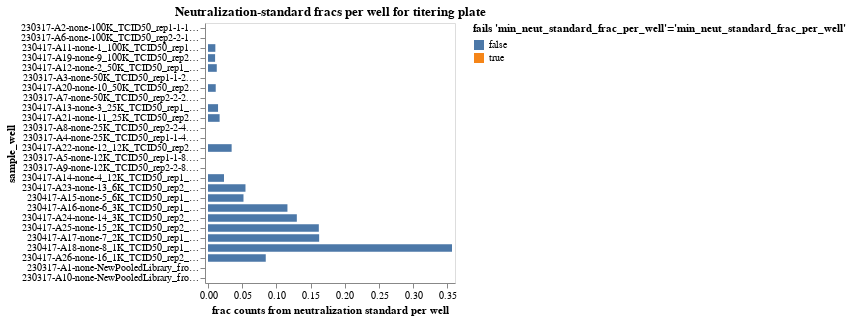

Source (notebook cell):
### Markdown cell above
## Fraction of counts from neutralization standard
Determine the fraction of counts from the neutralization standard in each sample, and make sure this fraction passess the QC threshold.

### Code cell
neut_standard_fracs = (
    counts.assign(
        neut_standard_count=lambda x: x["count"] * x["neut_standard"].astype(int)
    )
    .groupby(
        ["well", "sample_well"],
        dropna=False,
        as_index=False,
    )
    .aggregate(
        total_count=pd.NamedAgg("count", "sum"),
        neut_standard_count=pd.NamedAgg("neut_standard_count", "sum"),
    )
    .assign(
        neut_standard_frac=lambda x: x["neut_standard_count"] / x["total_count"],
        fails_qc=lambda x: (
            x["neut_standard_frac"] < 0.001
        ),
    )
)

neut_standard_fracs_chart = (
    alt.Chart(neut_standard_fracs)
    .encode(
        alt.X(
            "neut_standard_frac",
            title="frac counts from neutralization standard per well",
            scale=alt.Scale(nice=False, padding=3),
        ),
        alt.Y("sample_well", sort=sample_wells),
        alt.Color(
            "fails_qc",
            title=f"fails {'min_neut_standard_frac_per_well'=}",
            legend=alt.Legend(titleLimit=500),
        ),
        tooltip=[
            alt.Tooltip(c, format=".3g") if neut_standard_fracs[c].dtype == float else c
            for c in neut_standard_fracs.columns
        ],
    )
    .mark_bar(height={"band": 0.85})
    .properties(
        height=alt.Step(10),
        width=250,
        title=f"Neutralization-standard fracs per well for titering plate",
    )
    .configure_axis(grid=False)
    .configure_legend(titleLimit=1000)
)

display(neut_standard_fracs_chart)

### Figure 1 — Vega-Lite specification as saved in the notebook (floating-point values rounded to 4 significant figures)
{"config": {"view": {"continuousWidth": 300, "continuousHeight": 300}, "axis": {"grid": false}, "legend": {"titleLimit": 1000}}, "data": {"name": "data-ad4e96a8e5bc317fd1d64d9f5d94e459"}, "mark": {"type": "bar", "height": {"band": 0.85}}, "encoding": {"color": {"field": "fails_qc", "legend": {"titleLimit": 500}, "title": "fails 'min_neut_standard_frac_per_well'='min_neut_standard_frac_per_well'", "type": "nominal"}, "tooltip": [{"field": "well", "type": "nominal"}, {"field": "sample_well", "type": "nominal"}, {"field": "total_count", "type": "quantitative"}, {"field": "neut_standard_count", "type": "quantitative"}, {"field": "neut_standard_frac", "format": ".3g", "type": "quantitative"}, {"field": "fails_qc", "type": "nominal"}], "x": {"field": "neut_standard_frac", "scale": {"nice": false, "padding": 3}, "title": "frac counts from neutralization standard per well", "type": "quantitative"}, "y": {"field": "sample_well", "sort": ["230317-A2-none-100K_TCID50_rep1-1-1.0 (A2)", "230317-A2-none-100K_TCID50_rep1-1-1.0 (A2)", "230317-A2-none-100K_TCID50_rep1-1-1.0 (A2)", "230317-A2-none-100K_TCID50_rep1-1-1.0 (A2)", "230317-A6-none-100K_TCID50_rep2-2-1.0 (A6)", "230317-A6-none-100K_TCID50_rep2-2-1.0 (A6)", "230317-A6-none-100K_TCID50_rep2-2-1.0 (A6)", "230317-A6-none-100K_TCID50_rep2-2-1.0 (A6)", "230417-A11-none-1_100K_TCID50_rep1_MOItest-1-1.0 (A11)", "230417-A11-none-1_100K_TCID50_rep1_MOItest-1-1.0 (A11)", "230417-A11-none-1_100K_TCID50_rep1_MOItest-1-1.0 (A11)", "230417-A11-none-1_100K_TCID50_rep1_MOItest-1-1.0 (A11)", "230417-A19-none-9_100K_TCID50_rep2_MOItest-2-1.0 (A19)", "230417-A19-none-9_100K_TCID50_rep2_MOItest-2-1.0 (A19)", "230417-A19-none-9_100K_TCID50_rep2_MOItest-2-1.0 (A19)", "230417-A19-none-9_100K_TCID50_rep2_MOItest-2-1.0 (A19)", "230417-A12-none-2_50K_TCID50_rep1_MOItest-1-2.0 (A12)", "230417-A12-none-2_50K_TCID50_rep1_MOItest-1-2.0 (A12)", "230417-A12-none-2_50K_TCID50_rep1_MOItest-1-2.0 (A12)", "230417-A12-none-2_50K_TCID50_rep1_MOItest-1-2.0 (A12)", "230317-A3-none-50K_TCID50_rep1-1-2.0 (A3)", "230317-A3-none-50K_TCID50_rep1-1-2.0 (A3)", "230317-A3-none-50K_TCID50_rep1-1-2.0 (A3)", "230317-A3-none-50K_TCID50_rep1-1-2.0 (A3)", "230417-A20-none-10_50K_TCID50_rep2_MOItest-2-2.0 (A20)", "230417-A20-none-10_50K_TCID50_rep2_MOItest-2-2.0 (A20)", "230417-A20-none-10_50K_TCID50_rep2_MOItest-2-2.0 (A20)", "230417-A20-none-10_50K_TCID50_rep2_MOItest-2-2.0 (A20)", "230317-A7-none-50K_TCID50_rep2-2-2.0 (A7)", "230317-A7-none-50K_TCID50_rep2-2-2.0 (A7)", "230317-A7-none-50K_TCID50_rep2-2-2.0 (A7)", "230317-A7-none-50K_TCID50_rep2-2-2.0 (A7)", "230417-A13-none-3_25K_TCID50_rep1_MOItest-1-4.0 (A13)", "230417-A13-none-3_25K_TCID50_rep1_MOItest-1-4.0 (A13)", "230417-A13-none-3_25K_TCID50_rep1_MOItest-1-4.0 (A13)", "230417-A13-none-3_25K_TCID50_rep1_MOItest-1-4.0 (A13)", "230417-A21-none-11_25K_TCID50_rep2_MOItest-2-4.0 (A21)", "230417-A21-none-11_25K_TCID50_rep2_MOItest-2-4.0 (A21)", "230417-A21-none-11_25K_TCID50_rep2_MOItest-2-4.0 (A21)", "230417-A21-none-11_25K_TCID50_rep2_MOItest-2-4.0 (A21)", "230317-A8-none-25K_TCID50_rep2-2-4.0 (A8)", "230317-A8-none-25K_TCID50_rep2-2-4.0 (A8)", "230317-A8-none-25K_TCID50_rep2-2-4.0 (A8)", "230317-A8-none-25K_TCID50_rep2-2-4.0 (A8)", "230317-A4-none-25K_TCID50_rep1-1-4.0 (A4)", "230317-A4-none-25K_TCID50_rep1-1-4.0 (A4)", "230317-A4-none-25K_TCID50_rep1-1-4.0 (A4)", "230317-A4-none-25K_TCID50_rep1-1-4.0 (A4)", "230417-A22-none-12_12K_TCID50_rep2_MOItest-2-8.0 (A22)", "230417-A22-none-12_12K_TCID50_rep2_MOItest-2-8.0 (A22)", "230417-A22-none-12_12K_TCID50_rep2_MOItest-2-8.0 (A22)", "230417-A22-none-12_12K_TCID50_rep2_MOItest-2-8.0 (A22)", "230317-A5-none-12K_TCID50_rep1-1-8.0 (A5)", "230317-A5-none-12K_TCID50_rep1-1-8.0 (A5)", "230317-A5-none-12K_TCID50_rep1-1-8.0 (A5)", "230317-A5-none-12K_TCID50_rep1-1-8.0 (A5)", "230317-A9-none-12K_TCID50_rep2-2-8.0 (A9)", "230317-A9-none-12K_TCID50_rep2-2-8.0 (A9)", "230317-A9-none-12K_TCID50_rep2-2-8.0 (A9)", "230317-A9-none-12K_TCID50_rep2-2-8.0 (A9)", "230417-A14-none-4_12K_TCID50_rep1_MOItest-1-8.0 (A14)", "230417-A14-none-4_12K_TCID50_rep1_MOItest-1-8.0 (A14)", "230417-A14-none-4_12K_TCID50_rep1_MOItest-1-8.0 (A14)", "230417-A14-none-4_12K_TCID50_rep1_MOItest-1-8.0 (A14)", "230417-A23-none-13_6K_TCID50_rep2_MOItest-2-16.0 (A23)", "230417-A23-none-13_6K_TCID50_rep2_MOItest-2-16.0 (A23)", "230417-A23-none-13_6K_TCID50_rep2_MOItest-2-16.0 (A23)", "230417-A23-none-13_6K_TCID50_rep2_MOItest-2-16.0 (A23)", "230417-A15-none-5_6K_TCID50_rep1_MOItest-1-16.0 (A15)", "230417-A15-none-5_6K_TCID50_rep1_MOItest-1-16.0 (A15)", "230417-A15-none-5_6K_TCID50_rep1_MOItest-1-16.0 (A15)", "230417-A15-none-5_6K_TCID50_rep1_MOItest-1-16.0 (A15)", "230417-A16-none-6_3K_TCID50_rep1_MOItest-1-32.0 (A16)", "230417-A16-none-6_3K_TCID50_rep1_MOItest-1-32.0 (A16)", "230417-A16-none-6_3K_TCID50_rep1_MOItest-1-32.0 (A16)", "230417-A16-none-6_3K_TCID50_rep1_MOItest-1-32.0 (A16)", "230417-A24-none-14_3K_TCID50_rep2_MOItest-2-32.0 (A24)", "230417-A24-none-14_3K_TCID50_rep2_MOItest-2-32.0 (A24)", "230417-A24-none-14_3K_TCID50_rep2_MOItest-2-32.0 (A24)", "230417-A24-none-14_3K_TCID50_rep2_MOItest-2-32.0 (A24)", "230417-A25-none-15_2K_TCID50_rep2_MOItest-2-64.0 (A25)", "230417-A25-none-15_2K_TCID50_rep2_MOItest-2-64.0 (A25)", "230417-A25-none-15_2K_TCID50_rep2_MOItest-2-64.0 (A25)", "230417-A25-none-15_2K_TCID50_rep2_MOItest-2-64.0 (A25)", "230417-A17-none-7_2K_TCID50_rep1_MOItest-1-64.0 (A17)", "230417-A17-none-7_2K_TCID50_rep1_MOItest-1-64.0 (A17)", "230417-A17-none-7_2K_TCID50_rep1_MOItest-1-64.0 (A17)", "230417-A17-none-7_2K_TCID50_rep1_MOItest-1-64.0 (A17)", "230417-A18-none-8_1K_TCID50_rep1_MOItest-1-128.0 (A18)", "230417-A18-none-8_1K_TCID50_rep1_MOItest-1-128.0 (A18)", "230417-A18-none-8_1K_TCID50_rep1_MOItest-1-128.0 (A18)", "230417-A18-none-8_1K_TCID50_rep1_MOItest-1-128.0 (A18)", "230417-A26-none-16_1K_TCID50_rep2_MOItest-2-128.0 (A26)", "230417-A26-none-16_1K_TCID50_rep2_MOItest-2-128.0 (A26)", "230417-A26-none-16_1K_TCID50_rep2_MOItest-2-128.0 (A26)", "230417-A26-none-16_1K_TCID50_rep2_MOItest-2-128.0 (A26)", "230317-A1-none-NewPooledLibrary_fromvRNA-1-nan (A1)", "230317-A1-none-NewPooledLibrary_fromvRNA-1-nan (A1)", "230317-A1-none-NewPooledLibrary_fromvRNA-1-nan (A1)", "230317-A1-none-NewPooledLibrary_fromvRNA-1-nan (A1)", "230317-A10-none-NewPooledLibrary_fromplasmid-1-nan (A10)", "230317-A10-none-NewPooledLibrary_fromplasmid-1-nan (A10)", "230317-A10-none-NewPooledLibrary_fromplasmid-1-nan (A10)", "230317-A10-none-NewPooledLibrary_fromplasmid-1-nan (A10)"], "type": "nominal"}}, "height": {"step": 10}, "title": "Neutralization-standard fracs per well for titering plate", "width": 250, "$schema": "https://vega.github.io/schema/vega-lite/v5.16.3.json", "datasets": {"data-ad4e96a8e5bc317fd1d64d9f5d94e459": [{"well": "A1", "sample_well": "230317-A1-none-NewPooledLibrary_fromvRNA-1-nan (A1)", "total_count": 172585, "neut_standard_count": 0, "neut_standard_frac": 0.0, "fails_qc": true}, {"well": "A10", "sample_well": "230317-A10-none-NewPooledLibrary_fromplasmid-1-nan (A10)", "total_count": 17, "neut_standard_count": 0, "neut_standard_frac": 0.0, "fails_qc": true}, {"well": "A11", "sample_well": "230417-A11-none-1_100K_TCID50_rep1_MOItest-1-1.0 (A11)", "total_count": 1746594, "neut_standard_count": 18770, "neut_standard_frac": 0.01075, "fails_qc": false}, {"well": "A12", "sample_well": "230417-A12-none-2_50K_TCID50_rep1_MOItest-1-2.0 (A12)", "total_count": 985962, "neut_standard_count": 12640, "neut_standard_frac": 0.01282, "fails_qc": false}, {"well": "A13", "sample_well": "230417-A13-none-3_25K_TCID50_rep1_MOItest-1-4.0 (A13)", "total_count": 1088001, "neut_standard_count": 15990, "neut_standard_frac": 0.0147, "fails_qc": false}, {"well": "A14", "sample_well": "230417-A14-none-4_12K_TCID50_rep1_MOItest-1-8.0 (A14)", "total_count": 985109, "neut_standard_count": 23060, "neut_standard_frac": 0.02341, "fails_qc": false}, {"well": "A15", "sample_well": "230417-A15-none-5_6K_TCID50_rep1_MOItest-1-16.0 (A15)", "total_count": 1008268, "neut_standard_count": 52309, "neut_standard_frac": 0.05188, "fails_qc": false}, {"well": "A16", "sample_well": "230417-A16-none-6_3K_TCID50_rep1_MOItest-1-32.0 (A16)", "total_count": 1097095, "neut_standard_count": 127417, "neut_standard_frac": 0.1161, "fails_qc": false}, {"well": "A17", "sample_well": "230417-A17-none-7_2K_TCID50_rep1_MOItest-1-64.0 (A17)", "total_count": 927947, "neut_standard_count": 150786, "neut_standard_frac": 0.1625, "fails_qc": false}, {"well": "A18", "sample_well": "230417-A18-none-8_1K_TCID50_rep1_MOItest-1-128.0 (A18)", "total_count": 1377380, "neut_standard_count": 491325, "neut_standard_frac": 0.3567, "fails_qc": false}, {"well": "A19", "sample_well": "230417-A19-none-9_100K_TCID50_rep2_MOItest-2-1.0 (A19)", "total_count": 1152138, "neut_standard_count": 11952, "neut_standard_frac": 0.01037, "fails_qc": false}, {"well": "A2", "sample_well": "230317-A2-none-100K_TCID50_rep1-1-1.0 (A2)", "total_count": 4003701, "neut_standard_count": 0, "neut_standard_frac": 0.0, "fails_qc": true}, {"well": "A20", "sample_well": "230417-A20-none-10_50K_TCID50_rep2_MOItest-2-2.0 (A20)", "total_count": 896563, "neut_standard_count": 10130, "neut_standard_frac": 0.0113, "fails_qc": false}, {"well": "A21", "sample_well": "230417-A21-none-11_25K_TCID50_rep2_MOItest-2-4.0 (A21)", "total_count": 1021815, "neut_standard_count": 17343, "neut_standard_frac": 0.01697, "fails_qc": false}, {"well": "A22", "sample_well": "230417-A22-none-12_12K_TCID50_rep2_MOItest-2-8.0 (A22)", "total_count": 797467, "neut_standard_count": 27557, "neut_standard_frac": 0.03456, "fails_qc": false}, {"well": "A23", "sample_well": "230417-A23-none-13_6K_TCID50_rep2_MOItest-2-16.0 (A23)", "total_count": 1047869, "neut_standard_count": 57416, "neut_standard_frac": 0.05479, "fails_qc": false}, {"well": "A24", "sample_well": "230417-A24-none-14_3K_TCID50_rep2_MOItest-2-32.0 (A24)", "total_count": 724508, "neut_standard_count": 94086, "neut_standard_frac": 0.1299, "fails_qc": false}, {"well": "A25", "sample_well": "230417-A25-none-15_2K_TCID50_rep2_MOItest-2-64.0 (A25)", "total_count": 1016734, "neut_standard_count": 164732, "neut_standard_frac": 0.162, "fails_qc": false}, {"well": "A26", "sample_well": "230417-A26-none-16_1K_TCID50_rep2_MOItest-2-128.0 (A26)", "total_count": 1031586, "neut_standard_count": 87101, "neut_standard_frac": 0.08443, "fails_qc": false}, {"well": "A3", "sample_well": "230317-A3-none-50K_TCID50_rep1-1-2.0 (A3)", "total_count": 4782458, "neut_standard_count": 0, "neut_standard_frac": 0.0, "fails_qc": true}, {"well": "A4", "sample_well": "230317-A4-none-25K_TCID50_rep1-1-4.0 (A4)", "total_count": 3303830, "neut_standard_count": 0, "neut_standard_frac": 0.0, "fails_qc": true}, {"well": "A5", "sample_well": "230317-A5-none-12K_TCID50_rep1-1-8.0 (A5)", "total_count": 3553123, "neut_standard_count": 0, "neut_standard_frac": 0.0, "fails_qc": true}, {"well": "A6", "sample_well": "230317-A6-none-100K_TCID50_rep2-2-1.0 (A6)", "total_count": 3615764, "neut_standard_count": 0, "neut_standard_frac": 0.0, "fails_qc": true}, {"well": "A7", "sample_well": "230317-A7-none-50K_TCID50_rep2-2-2.0 (A7)", "total_count": 3759100, "neut_standard_count": 0, "neut_standard_frac": 0.0, "fails_qc": true}, {"well": "A8", "sample_well": "230317-A8-none-25K_TCID50_rep2-2-4.0 (A8)", "total_count": 3636028, "neut_standard_count": 0, "neut_standard_frac": 0.0, "fails_qc": true}, {"well": "A9", "sample_well": "230317-A9-none-12K_TCID50_rep2-2-8.0 (A9)", "total_count": 3929089, "neut_standard_count": 0, "neut_standard_frac": 0.0, "fails_qc": true}]}}
